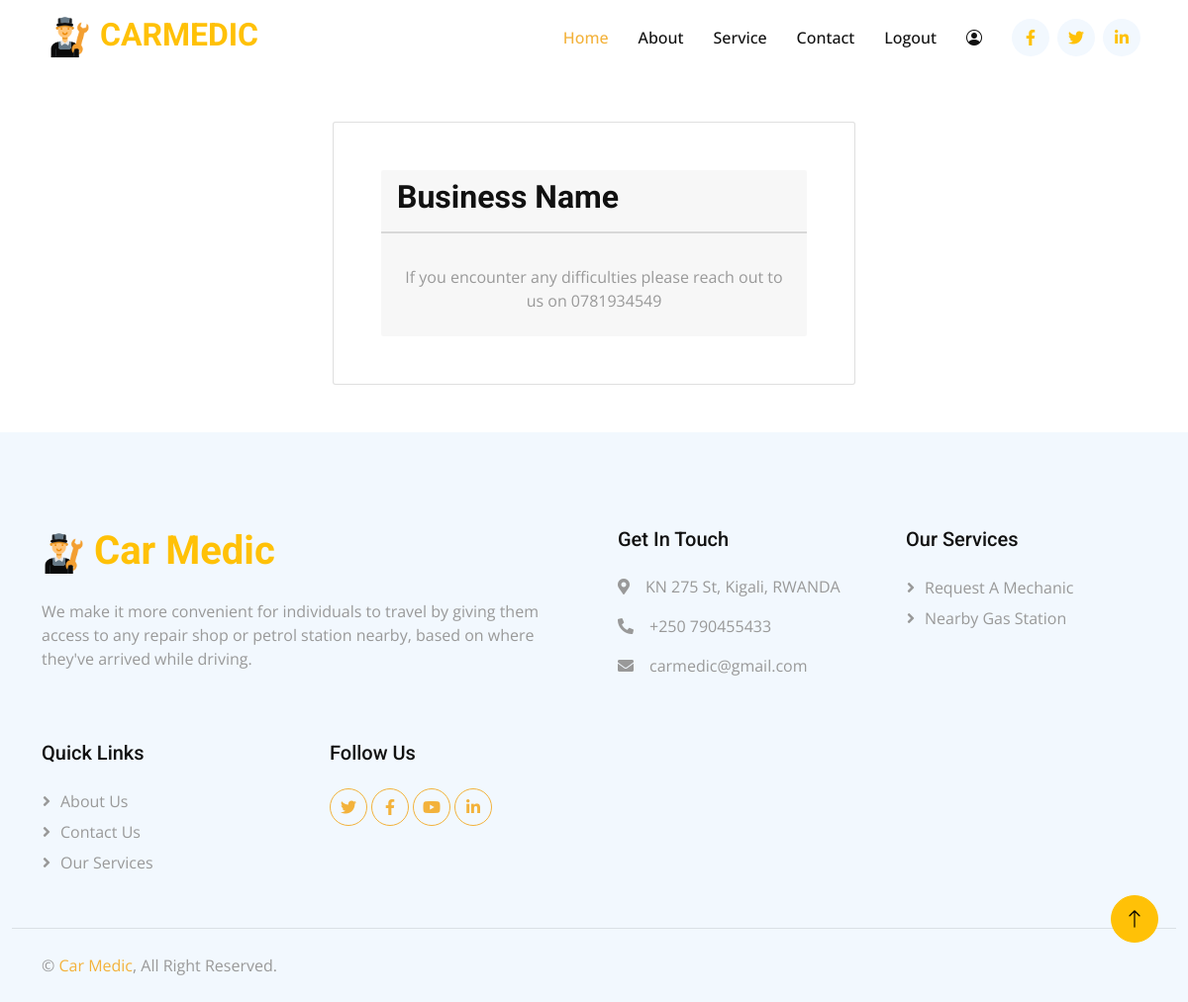
The page /request_details/ (signed in) on the database as committed earlier.
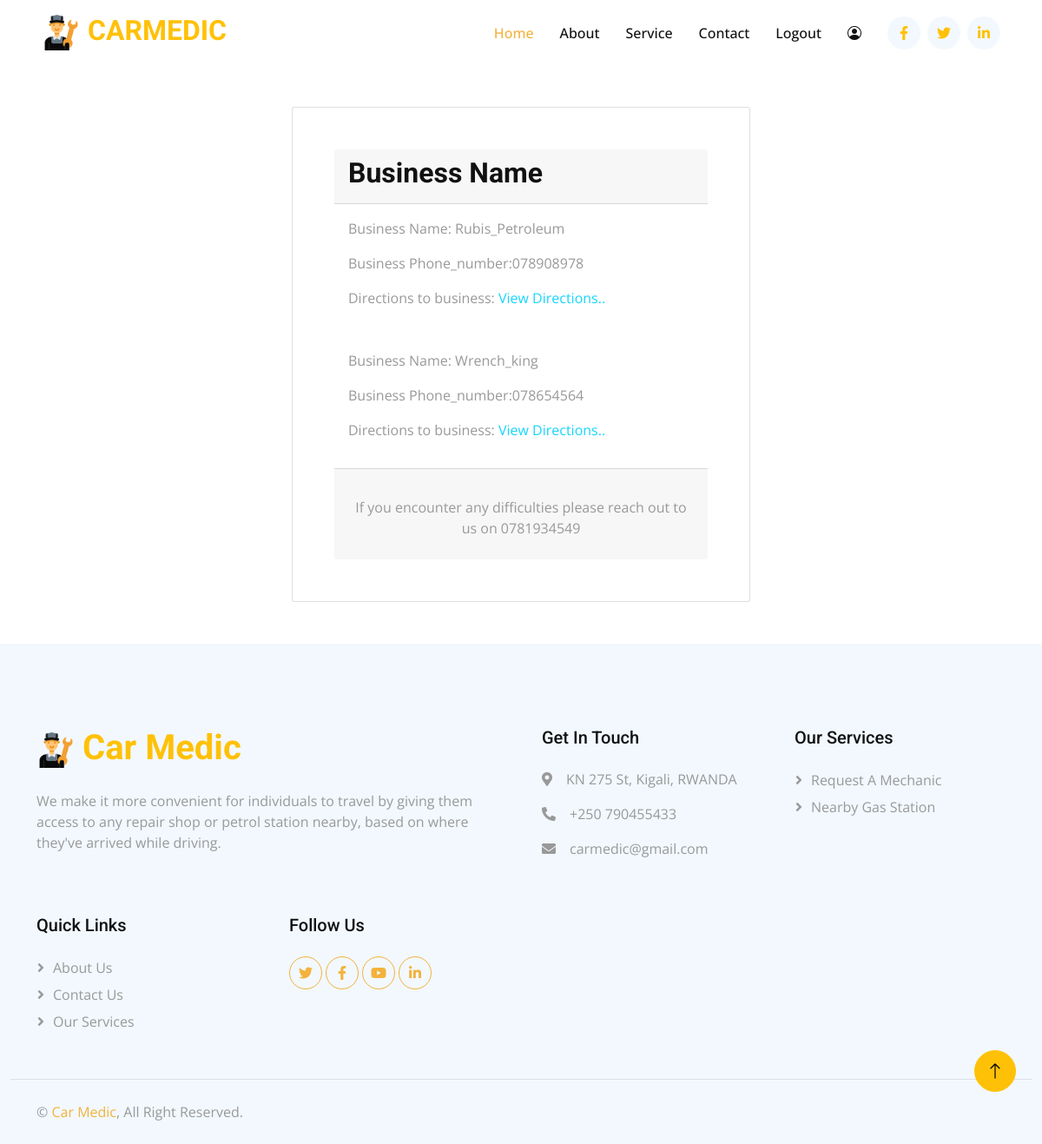
The same page on the database as committed later.
### car_medic/models.py (models this page shows)
class Business_owner(models.Model):
    user = models.OneToOneField(
        User, on_delete=models.CASCADE, primary_key=True)
    phone_number = models.CharField(max_length=10)
    business_type = models.CharField(max_length=40, null=True)
    city = models.CharField(max_length=200, null=True)
    district = models.CharField(max_length=200, null=True)
    sector = models.CharField(max_length=200, null=True)
    latitude = models.FloatField(default=0, null=True)
    longitude = models.FloatField(default=0, null=True)
    def __str__(self):
        return self.user.first_name

class User(AbstractUser):
    is_customer = models.BooleanField(default=False)
    is_business = models.BooleanField(default=False)
    first_name = models.CharField(max_length=100)
    last_name = models.CharField(max_length=100)

### car_medic/views.py (the view)
# urls.py: path("request_details/", views.request_det, name="req_details"),
@login_required(login_url='login')
def request_det(request):
    bus_list = Business_owner.objects.all()
    print(bus_list)
    context = {'bus_info': bus_list, }
    return render(request, "request_details.html", context)

### car_medic/templates/request_details.html (shortened to what the changed rows need)
{% load static %}
<!DOCTYPE html>
<html lang="en">
<head>
    <link
            href="https://cdnjs.cloudflare.com/ajax/libs/font-awesome/5.10.0/css/all.min.css"
            rel="stylesheet"
    />
    <link
            href="https://cdn.jsdelivr.net/npm/bootstrap-icons@1.4.1/font/bootstrap-icons.css"
            rel="stylesheet"
    />
    <link href="{% static 'lib/animate/animate.min.css' %}" rel="stylesheet"/>
    <link
            href="{% static 'lib/owlcarousel/assets/owl.carousel.min.css' %}"
            rel="stylesheet"
    />
    <link href="{% static 'css/bootstrap.min.css'%}" rel="stylesheet"/>
    <link href="{% static 'css/style.css' %}" rel="stylesheet"/>
</head>
<body>
<nav
        class="navbar navbar-expand-lg bg-white navbar-light sticky-top p-0 px-4 px-lg-5"
>
    <a class="navbar-brand d-flex align-items-center" href="index.html">
        <h2 class="m-0 text-warning">
            <img
                    alt="logo"
                    class="img-fluid me-2"
                    src="{% static 'img/logo-1.png' %}"
                    style="width: 45px"
            />CARMEDIC
        </h2>
    </a>
</nav>
<section class="m-5">
  <div class="container">
    <div class="row">
      <div class="col-md-6 mx-auto">
        <div class="card p-5">
          <div class="card-header text-black">
            <h2>Business Name</h2>
          </div>
          {% for info in bus_info %}
          <div class="card-body">
              <p>Business Name: <span class="font-weight-bold">{{ info.user }}</span></p>
              <p>Business Phone_number:<span class="font-weight-bold">{{ info.phone_number }}</span></p>
              <p>Directions to business:  <span> <a href="{% url 'map' %}">View Directions..</a></span></p>
           </div>
          {% endfor %}
              </div>
          </div>
        </div>
      </div>
</section>
<div
        class="container-fluid bg-light footer mt-5 pt-5 wow fadeIn"
        data-wow-delay="0.1s"
>
    <div class="container py-5">
        <div class="row g-5">
            <div class="col-md-6">
                <h1 class="text-warning mb-4">
                    <img
                            alt=""
                            class="img-fluid me-2"
                            src="img/logo-1.png"
                            style="width: 45px"
                    />Car Medic
                </h1>
            </div>
        </div>
    </div>
</div>
</body>
</html>

Rows that differ between the two databases and show on the page:
added Business_owner: user "Rubis_Petroleum", phone_number "078908978"
added Business_owner: user "Wrench_king", phone_number "078654564"
